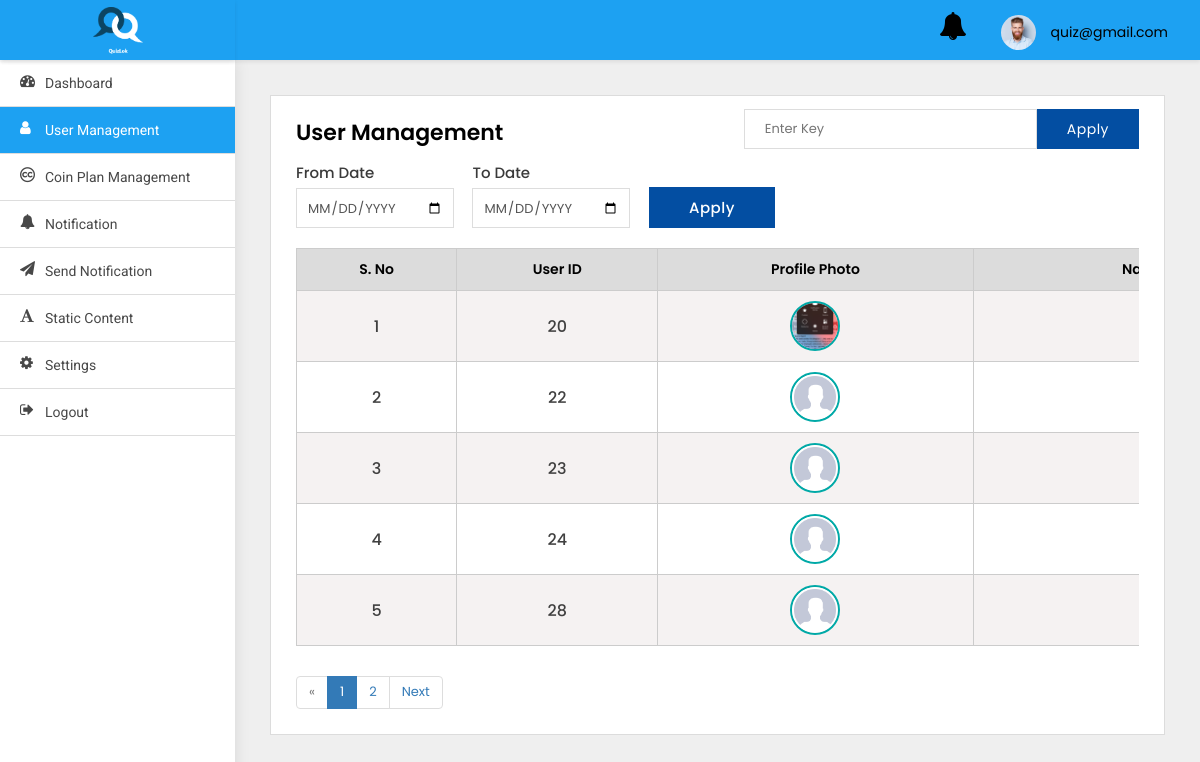
/adminpanel/users-list/ (signed in), run on the app's committed database.
### adminpanel/models.py (models this page shows)
class User(AbstractBaseUser, PermissionsMixin):
    first_name = models.CharField(default='first name', max_length=100)
    last_name = models.CharField(default='', max_length=100, null=True, blank=True)
    email = models.CharField(default='', max_length=255, unique=True)
    country_code = models.CharField(default='+91', max_length=10)
    phone_number = models.CharField(default='', max_length=13)
    profile_pic = models.ImageField(default='default_profile.png', null=True, blank=True)
    device_token = models.CharField(default='', max_length=500, null=True, blank=True)
    remember_me = models.BooleanField(default=False)
    password = models.CharField(default='123456', max_length=100)
    confirm_password = models.CharField(default='123456', max_length=100)
    created_at = models.DateTimeField(auto_now_add=True)
    is_active = models.BooleanField(default=True)
    is_staff = models.BooleanField(default=False)
    is_blocked = models.BooleanField(default=False)
    objects = UserManager()
    USERNAME_FIELD = 'email'
    class Meta:
        ordering = ('-created_at',)

### src/models.py (models this page shows)
class AppUser(models.Model):
    username = models.CharField(default='first name', max_length=100)
    country_code = models.CharField(default='+91', max_length=10)
    phone_number = models.CharField(default='', max_length=13)
    password = models.CharField(default='123456', max_length=100)
    profile_pic = models.ImageField(default='default_profile.png', null=True, blank=True)
    device_token = models.CharField(default='', max_length=2000)
    created_at = models.DateTimeField(auto_now_add=True)

### adminpanel/views.py (the view)
# urls.py: path('users-list/', UsersList.as_view(), name='users-list'),
class UsersList(LoginRequiredMixin, ListView):
    paginate_by = 5
    model = User
    template_name = 'user-management.html'
    login_url = 'adminpanel:login'
    def get(self, request, *args, **kwargs):
        qs = self.request.GET.get('qs')
        if qs:
            search = AppUser.objects.filter(Q(username__icontains=qs) |
                                            Q(id__icontains=qs) |
                                            Q(phone_number__icontains=qs))
            search_count = len(search)
            context = {
                'search': search,
            }
            if search:
                messages.info(self.request, str(
                    search_count) + ' matches found')
                return render(self.request, 'user-management.html', context)
            else:
                messages.info(self.request, 'No results found')
                return render(self.request, 'user-management.html', context)
        else:
            users = AppUser.objects.all()
            myfilter = UserFilter(self.request.GET, queryset=users)
            users = myfilter.qs
            print(users.count())
            paginator = Paginator(users, self.paginate_by)
            page_number = self.request.GET.get('page')
            page_obj = paginator.get_page(page_number)
            context = {
                'object_list': users,
                'myfilter': myfilter,
                'pages': page_obj,
            }
            return render(self.request, "user-management.html", context)

### adminpanel/templates/user-management.html (shortened to what this page needs)
{% extends 'base.html' %}
{% block body %}
<div class="WrapperArea">
    <div class="WrapperBox">
        <div class="Small-Wrapper">
            <div class="SearchBox">
                <form action="" method="get">
                    <input type="text" name="qs" placeholder="Enter Key">
                    <button>Apply</button>
                </form>
            </div>
            <h4 class="Title">User Management</h4>
            <div class="Filter">
                <form method="get">
                    <div class="form-group">
                        <label>From Date</label>
                        <input type="date" name="from_date" class="form-control">
                    </div>
                    <div class="form-group">
                        <label>To Date</label>
                        <input type="date" name="to_date" class="form-control">
                    </div>
                    <div class="form-group">
                        <label>&nbsp;</label>
                        <button class="Button" type="submit">Apply</button>
                    </div>
                </form>
            </div>
            {% if search %}
            <div class="TableList">
                <div class="dragscroll">
                    <table style="width: 150vw">
                        <thead>
                        <tr>
                            <th>S. No</th>
                            <th>User ID</th>
                            <th>Name of the user</th>
                            <th>Profile Photo</th>
                            <th>Phone Number</th>
                            <th>Action</th>
                        </tr>
                        </thead>
                        <tbody>
                        {% for object in search %}
                        <tr>
                            <td>{{forloop.counter}}</td>
                            <td>{{object.id}}</td>
                            <td>{{object.username}}</td>
                            {% if object.profile_pic %}
                            <td>
                                <figure><img src="{{object.profile_pic.url}}" alt="Profile pic"></figure>
                            </td>
                            {% else %}
                            <td>
                                <figure><img src="https://snapic-bucket.s3.amazonaws.com/static/default_profile.png"
                                             alt=""></figure>
                            </td>
                            {% endif %}
                            <td>{{object.phone_number}}</td>
                            <td>
                                <a class="Blue" href="{% url 'adminpanel:user-detail' object.id %}">
                                    <i class="fa fa-eye"></i>
                                </a>
                                <button class="Red deleteButton" value="{{object.id}}" data-toggle="modal"
                                        data-target="#DeleteModal" style="border:none;box-shadow:none;
                                                                                background:transparent;outline:0;">
                                    <i class="fa fa-trash"></i>
                                </button>
                                {% if object.is_blocked %}
                                <button class="Red cross" data-target="#UnBlock" data-toggle="modal"
                                        value="{{object.id}}"
                                        style="border:none;box-shadow:none;background:transparent;outline:0;margin-left:10px;">
                                    <i class="fa fa-ban"></i>
                                </button>
                                {% else %}
                                <button class="Green tick" data-target="#Block" data-toggle="modal"
                                        value="{{object.id}}"
                                        style="border:none;box-shadow:none;background:transparent;outline:0;margin-left:10px;">
                                    <i class="fa fa-check"></i>
                                </button>
                                {% endif %}
                            </td>
                        </tr>
                        {% endfor %}
                        </tbody>
                    </table>
                </div>
            </div>
            {% elif pages %}
            <div class="TableList">
                <div class="dragscroll">
                    <table style="width: 150vw">
                        <thead>
                        <tr>
                            <th>S. No</th>
                            <th>User ID</th>
                            <th>Profile Photo</th>
                            <th>Name of the user</th>
                        </tr>
                        </thead>
                        <tbody>
                        {% for object in pages %}
                        <tr>
                            <td>{{forloop.counter}}</td>
                            <td>{{object.id}}</td>
                            {% if object.profile_pic %}
                            <td>
                                <center>
                                    <figure><img src="{{object.profile_pic.url}}" alt="Profile pic"></figure>
                                </center>
                            </td>
                            {% endif %}
                            <td>{{object.username}}</td>
                        </tr>
                        {% endfor %}
                        </tbody>
                    </table>
                </div>
            </div>
            {% endif %}
            {% if pages.has_other_pages %}
            <ul class="pagination">
                {% if pages.has_previous %}
                <li class="page-item"><a aria-label="Previous" class="page-link"
                                         href="?page={{ pages.previous_page_number }}">Previous</a></li>
                {% else %}
                <li class="page-item disabled"><span>&laquo;</span></li>
                {% endif %}
                {% for i in pages.paginator.page_range %}
                {% if pages.number == i %}
                <li class="page-item active"><span>{{ i }} <span class="sr-only">(current)</span></span></li>
                {% else %}
                <li class="page-item"><a class="page-link" href="?page={{ i }}">{{ i }}</a></li>
                {% endif %}
                {% endfor %}
                {% if pages.has_next %}
                <li class="page-item"><a aria-label="Next" class="page-link" href="?page={{ pages.next_page_number }}">Next</a>
                </li>
                {% else %}
                <li class="page-item disabled"><span>&raquo;</span></li>
                {% endif %}
            </ul>
            {% endif %}
        </div>
    </div>
</div>
{% endblock body %}

### adminpanel/templates/base.html (shortened to what this page needs)
{% load static %}
<html lang="en">
<head>
    <link type="text/css" rel="stylesheet" href="{% static 'adminpanel/css/style.css' %}">
</head>
<body>
<div class="Header">
    <div class="Logo">
        <img src="{% static 'adminpanel/images/logo_splash.png' %}">
    </div>
    <div class="Navigation">
        <div class="header-notifications">
            <a href="{% url 'adminpanel:notification' %}">
                <i class="fa fa-bell fa-2x" aria-hidden="true"></i>
            </a>
        </div>
        <div class="Avater">
            <a href="javascript:void(0);">
                <figure><img src="{% static 'adminpanel/images/profile.jpg' %}"></figure>
                {{user}} </a>
        </div>
    </div>
</div>
<div class="SidenavBar">
    <ul>
        <li class="nav-item nav-link {% if request.resolver_match.view_name  == 'adminpanel:dashboard' %}active{% endif %}">
            <a href="{% url 'adminpanel:dashboard'  %}">
                <span><i class="fa fa-tachometer"></i></span> Dashboard
            </a>
        </li>
        <li class="nav-item nav-link {% if request.resolver_match.view_name  == 'adminpanel:users-list' %}active{% endif %}">
            <a href="{% url 'adminpanel:users-list' %}">
                <span><i class="fa fa-user"></i></span> User Management
            </a>
        </li>
        <li class="nav-item nav-link {% if request.resolver_match.view_name  == 'adminpanel:coin-plan-list' %}active{% endif %}">
            <a href="{% url 'adminpanel:coin-plan-list' %}">
                <span><i class="fa fa-creative-commons"></i></span> Coin Plan Management
            </a>
        </li>
        <li class="nav-item nav-link {% if request.resolver_match.view_name  == 'adminpanel:notification' %}active{% endif %}">
            <a href="{% url 'adminpanel:notification' %}">
                <span><i class="fa fa-bell"></i></span> Notification
            </a>
        </li>
        <li class="nav-item nav-link {% if request.resolver_match.view_name  == 'adminpanel:send-notification' %}active{% endif %}">
            <a href="{% url 'adminpanel:send-notification' %}">
                <span><i class="fa fa-send"></i></span> Send Notification
            </a>
        </li>
        <li class="nav-item nav-link {% if request.resolver_match.view_name  == 'adminpanel:terms-and-condition' %}active{% endif %}">
            <a href="{% url 'adminpanel:terms-and-condition' %}">
                <span><i class="fa fa-font"></i></span> Static content
            </a>
        </li>
        <li class="nav-item nav-link {% if request.resolver_match.view_name  == 'change_password' %}active{% endif %}">
            <a href="{% url 'change_password' %}">
                <span><i class="fa fa-cog"></i></span> Settings
            </a>
        </li>
        <li class="nav-item nav-link {% if request.resolver_match.view_name  == 'logout' %}active{% endif %}">
            <a href="{% url 'logout' %}">
                <span><i class="fa fa-sign-out"></i></span> Logout
            </a>
        </li>
    </ul>
</div>
{% block body %}
{% endblock body %}
</body>
</html>

### data on the page
User: email "quiz@gmail.com"
AppUser: id "20", profile_pic (picture)
AppUser: id "22", profile_pic (placeholder picture)
AppUser: id "23", profile_pic (placeholder picture)
AppUser: id "24", profile_pic (placeholder picture)
AppUser: id "28", profile_pic (placeholder picture)

### other printed values
{{ i }} "1"
{{ i }} "2"
